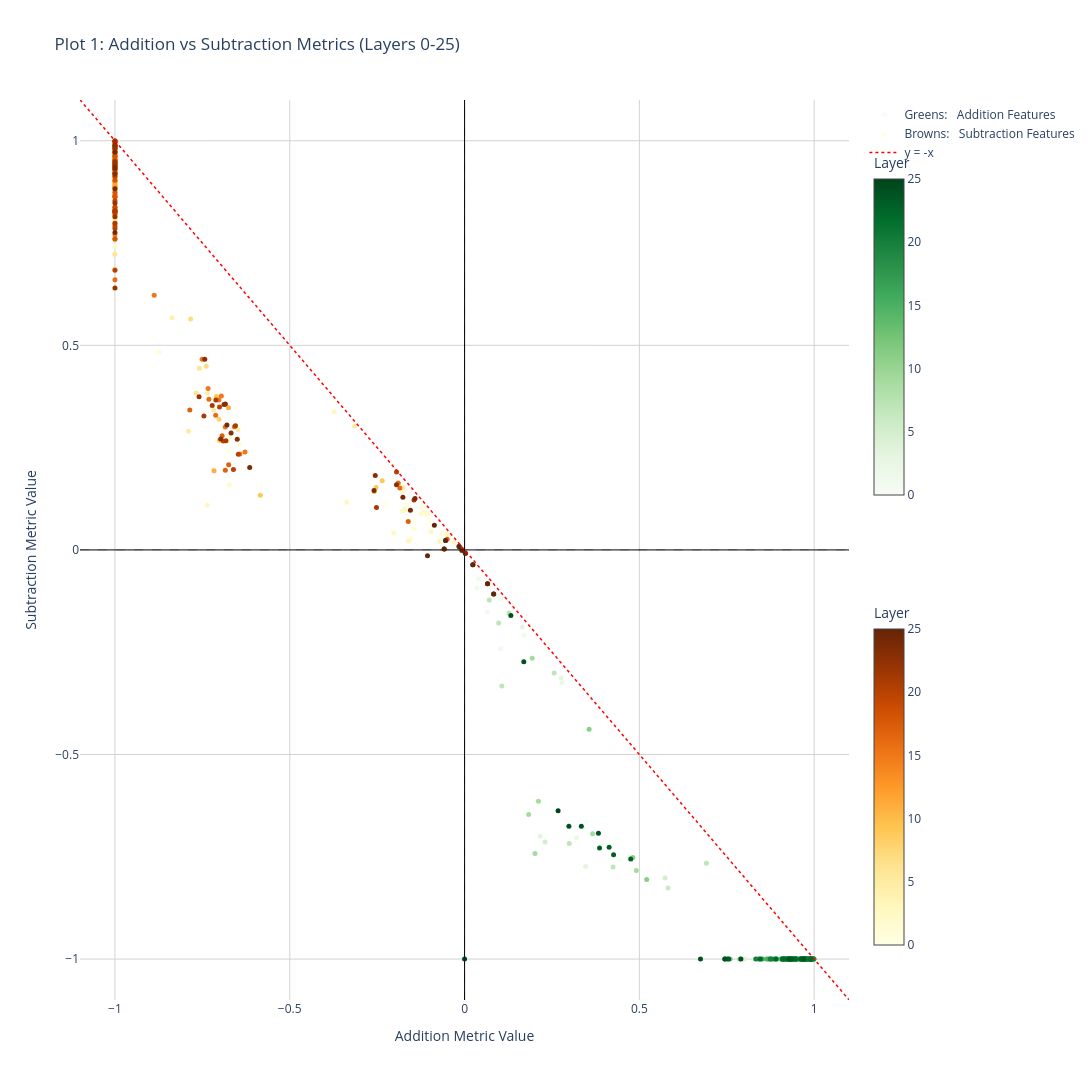

Source (notebook cell):
### Markdown cell above
# Plot metric values for opertion features in each layer

### Code cell
import pandas as pd
import plotly.graph_objects as go
import numpy as np
import colorsys

# Define all layers
all_layers = list(range(26))  # 0-25

# Group layers for plots: 4 plots with 5, 5, 5, and 11 layers respectively
layer_groups = [
    all_layers[0:],    # All layers
    
    # every 9 layers
    # all_layers[0:9],    # Layers 0-8
    # all_layers[9:18],   # Layers 9-17
    # all_layers[18:],  # Layers 18-25 (8 layers)
    # Every 5 layers
    # all_layers[0:5],    # Layers 0-4
    # all_layers[5:10],   # Layers 5-9
    # all_layers[10:15],  # Layers 10-14
    # all_layers[15:20],   # Layers 15-19 (5 layers)
    # all_layers[20:26],    # Layers 20-25 (6 layers)
]

def load_and_process_layer(layer):
    """Load and process data for a single layer"""
    # Load the CSV files
    add_path = f"feature_metrics/layer_{layer}_feature_metrics.csv" 
    sub_path = f"feature_metrics/layer_{layer}_subtraction_features.csv" 
    
    add_df = pd.read_csv(add_path)
    sub_df = pd.read_csv(sub_path)
    
    # Rename the metric columns for clarity
    add_df = add_df.rename(columns={'metric': 'addition_metric'})
    sub_df = sub_df.rename(columns={'metric': 'subtraction_metric'})
    
    # Merge dataframes on feature_idx to get both metrics for each feature
    merged_df = pd.merge(add_df, sub_df, on='feature_idx', suffixes=('_add', '_sub'))
    
    # Normalize metrics by total_acts for each feature
    merged_df['addition_metric'] = merged_df['addition_metric'] / merged_df['total_acts_add']
    merged_df['subtraction_metric'] = merged_df['subtraction_metric'] / merged_df['total_acts_sub']
    
    # Get top 10 addition features and top 10 subtraction features (based on normalized metrics)
    top_add_indices = merged_df.nlargest(10, 'addition_metric')['feature_idx'].tolist()
    top_sub_indices = merged_df.nlargest(10, 'subtraction_metric')['feature_idx'].tolist()
    
    # Filter merged dataframe for top features
    top_add_features = merged_df[merged_df['feature_idx'].isin(top_add_indices)].copy()
    top_sub_features = merged_df[merged_df['feature_idx'].isin(top_sub_indices)].copy()
    
    # Add feature type column
    top_add_features['feature_type'] = 'Addition'
    top_sub_features['feature_type'] = 'Subtraction'
    top_add_features['layer'] = layer
    top_sub_features['layer'] = layer
    
    return top_add_features, top_sub_features

def create_hover_text(row, feature_type, layer):
    """Create custom hover text for a feature"""
    suffix = '_add' if feature_type == 'Addition' else '_sub'
    hover_info = f"""<b>{feature_type} Feature {row['feature_idx']}</b><br>
Layer: {layer}<br>
Feature Type: {feature_type}<br>
Addition Metric: {row['addition_metric']:.2f}<br>
Subtraction Metric: {row['subtraction_metric']:.2f}<br>
Median Addition: {row[f'median_addition{suffix}']:.2f}<br>
Median Subtraction: {row[f'median_subtraction{suffix}']:.2f}<br>
Median Random Addition: {row[f'median_random_addition{suffix}']:.2f}<br>
Median Random Subtraction: {row[f'median_random_subtraction{suffix}']:.2f}<br>
Total Acts: {row[f'total_acts{suffix}']}<br>
""" # Control Metric: {row[f'control_metric{suffix}']:.2f}
    return hover_info

# First pass: collect all data to determine global axis ranges
all_addition_metrics = []
all_subtraction_metrics = []

for layers in layer_groups:
    for layer in layers:
        try:
            top_add_features, top_sub_features = load_and_process_layer(layer)
            all_addition_metrics.extend(top_add_features['addition_metric'].tolist())
            all_addition_metrics.extend(top_sub_features['addition_metric'].tolist())
            all_subtraction_metrics.extend(top_add_features['subtraction_metric'].tolist())
            all_subtraction_metrics.extend(top_sub_features['subtraction_metric'].tolist())
        except:
            continue

# Calculate global ranges
all_metrics = all_addition_metrics + all_subtraction_metrics
global_min = min(all_metrics)
global_max = max(all_metrics)

# Add some padding (5% on each side)
padding = (global_max - global_min) * 0.05
axis_min = global_min - padding
axis_max = global_max + padding

print(f"Global axis range: [{axis_min:.4f}, {axis_max:.4f}]")
print()

# Create 4 plots, one for each layer group
for plot_idx, layers in enumerate(layer_groups):
    n_layers = len(layers)
    
    # Create single plot for this group
    fig = go.Figure()
    
    # Collect all data for this plot first
    all_x_add, all_y_add, all_hover_add, all_layers_add = [], [], [], []
    all_x_sub, all_y_sub, all_hover_sub, all_layers_sub = [], [], [], []
    
    # Process each layer in the group
    for layer_idx, layer in enumerate(layers):
        try:
            top_add_features, top_sub_features = load_and_process_layer(layer)
            
            # Prepare addition data
            add_plot_data = top_add_features.copy()
            all_x_add.extend(add_plot_data['addition_metric'].tolist())
            all_y_add.extend(add_plot_data['subtraction_metric'].tolist())
            all_layers_add.extend([layer] * len(add_plot_data))
            add_hover_text = [create_hover_text(row, 'Addition', layer) for _, row in add_plot_data.iterrows()]
            all_hover_add.extend(add_hover_text)
            
            # Prepare subtraction data
            sub_plot_data = top_sub_features.copy()
            all_x_sub.extend(sub_plot_data['addition_metric'].tolist())
            all_y_sub.extend(sub_plot_data['subtraction_metric'].tolist())
            all_layers_sub.extend([layer] * len(sub_plot_data))
            sub_hover_text = [create_hover_text(row, 'Subtraction', layer) for _, row in sub_plot_data.iterrows()]
            all_hover_sub.extend(sub_hover_text)
            
        except FileNotFoundError:
            print(f"Warning: Files for layer {layer} not found. Skipping...")
            continue
        except Exception as e:
            print(f"Error processing layer {layer}: {e}")
            continue
    
    # Add addition features with colorbar
    if all_x_add:
        fig.add_trace(go.Scatter(
            x=all_x_add,
            y=all_y_add,
            mode='markers',
            marker=dict(
                size=5, 
                color=all_layers_add,
                colorscale='Greens',
                opacity=1,
                colorbar=dict(
                    title="Layer",
                    x=1.02,
                    len=0.4,
                    y=0.75
                ),
                cmin=min(layers),
                cmax=max(layers)
            ),
            hovertemplate='%{customdata}<extra></extra>',
            customdata=all_hover_add,
            name='Greens: \n Addition Features'
        ))
    
    # Add subtraction features with colorbar
    if all_x_sub:
        fig.add_trace(go.Scatter(
            x=all_x_sub,
            y=all_y_sub,
            mode='markers',
            marker=dict(
                size=5, 
                color=all_layers_sub,
                colorscale='YlOrBr',
                opacity=1,
                colorbar=dict(
                    title="Layer",
                    x=1.02,
                    len=0.4,
                    y=0.25
                ),
                cmin=min(layers),
                cmax=max(layers)
            ),
            hovertemplate='%{customdata}<extra></extra>',
            customdata=all_hover_sub,
            name='Browns: \n Subtraction Features'
        ))
    
    # Add reference lines
    fig.add_hline(y=0, line=dict(color='black', width=1, dash='dash'), opacity=0.3)
    fig.add_vline(x=0, line=dict(color='black', width=1, dash='dash'), opacity=0.3)
    # Add y = -x reference line
    fig.add_trace(go.Scatter(
        x=[axis_min, axis_max],
        y=[-axis_min, -axis_max],
        mode="lines",
        line=dict(color="red", dash="dot", width=1.5),
        name="y = -x",
        showlegend=True
    ))

    # Update layout
    fig.update_layout(
        title=f'Plot {plot_idx + 1}: Addition vs Subtraction Metrics (Layers {layers[0]}-{layers[-1]})',
        xaxis_title='Addition Metric Value',
        yaxis_title='Subtraction Metric Value',
        width=1920,
        height=1080,
        showlegend=True,
        hovermode='closest',
        plot_bgcolor='white',
        xaxis=dict(
            showgrid=True,
            gridwidth=1,
            gridcolor='lightgray',
            zeroline=True,
            zerolinewidth=1,
            zerolinecolor='black',
            range=[axis_min, axis_max]
        ),
        yaxis=dict(
            showgrid=True,
            gridwidth=1,
            gridcolor='lightgray',
            zeroline=True,
            zerolinewidth=1,
            zerolinecolor='black',
            range=[axis_min, axis_max]
        )
    )
    # fig.update_layout(width=1980, height=1080)
    
    # Show the plot
    fig.show()
    
    # Save the plot as an HTML file and as a PNG image
    html_filename = f"feature_metric_scatter_plot_group_{plot_idx + 1}.html"
    png_filename = f"feature_metric_scatter_plot_group_{plot_idx + 1}.png"
    fig.write_html(html_filename)

### Figure 1 — Plotly figure (JSON) as saved in the notebook; plotly's stock layout.template omitted (floating-point values rounded to 4 significant figures; data arrays with more than 128 entries replaced by an {"elided": "..."} marker saying what was removed)
{"data": [{"customdata": {"elided": "260 str values"}, "hovertemplate": "%{customdata}<extra></extra>", "marker": {"cmax": 25, "cmin": 0, "color": {"elided": "260 int values"}, "colorbar": {"len": 0.4, "title": {"text": "Layer"}, "x": 1.02, "y": 0.75}, "colorscale": [[0, "rgb(247,252,245)"], [0.125, "rgb(229,245,224)"], [0.25, "rgb(199,233,192)"], [0.375, "rgb(161,217,155)"], [0.5, "rgb(116,196,118)"], [0.625, "rgb(65,171,93)"], [0.75, "rgb(35,139,69)"], [0.875, "rgb(0,109,44)"], [1, "rgb(0,68,27)"]], "opacity": 1, "size": 5}, "mode": "markers", "name": "Greens: \n Addition Features", "type": "scatter", "x": {"elided": "260 float values"}, "y": {"elided": "260 float values"}}, {"customdata": {"elided": "260 str values"}, "hovertemplate": "%{customdata}<extra></extra>", "marker": {"cmax": 25, "cmin": 0, "color": {"elided": "260 int values"}, "colorbar": {"len": 0.4, "title": {"text": "Layer"}, "x": 1.02, "y": 0.25}, "colorscale": [[0, "rgb(255,255,229)"], [0.125, "rgb(255,247,188)"], [0.25, "rgb(254,227,145)"], [0.375, "rgb(254,196,79)"], [0.5, "rgb(254,153,41)"], [0.625, "rgb(236,112,20)"], [0.75, "rgb(204,76,2)"], [0.875, "rgb(153,52,4)"], [1, "rgb(102,37,6)"]], "opacity": 1, "size": 5}, "mode": "markers", "name": "Browns: \n Subtraction Features", "type": "scatter", "x": {"elided": "260 float values"}, "y": {"elided": "260 float values"}}, {"line": {"color": "red", "dash": "dot", "width": 1.5}, "mode": "lines", "name": "y = -x", "showlegend": true, "type": "scatter", "x": [-1.1, 1.1], "y": [1.1, -1.1]}], "layout": {"height": 1080, "hovermode": "closest", "plot_bgcolor": "white", "shapes": [{"line": {"color": "black", "dash": "dash", "width": 1}, "opacity": 0.3, "type": "line", "x0": 0, "x1": 1, "xref": "x domain", "y0": 0, "y1": 0, "yref": "y"}, {"line": {"color": "black", "dash": "dash", "width": 1}, "opacity": 0.3, "type": "line", "x0": 0, "x1": 0, "xref": "x", "y0": 0, "y1": 1, "yref": "y domain"}], "showlegend": true, "title": {"text": "Plot 1: Addition vs Subtraction Metrics (Layers 0-25)"}, "width": 1920, "xaxis": {"gridcolor": "lightgray", "gridwidth": 1, "range": [-1.1, 1.1], "showgrid": true, "title": {"text": "Addition Metric Value"}, "zeroline": true, "zerolinecolor": "black", "zerolinewidth": 1}, "yaxis": {"gridcolor": "lightgray", "gridwidth": 1, "range": [-1.1, 1.1], "showgrid": true, "title": {"text": "Subtraction Metric Value"}, "zeroline": true, "zerolinecolor": "black", "zerolinewidth": 1}}}
